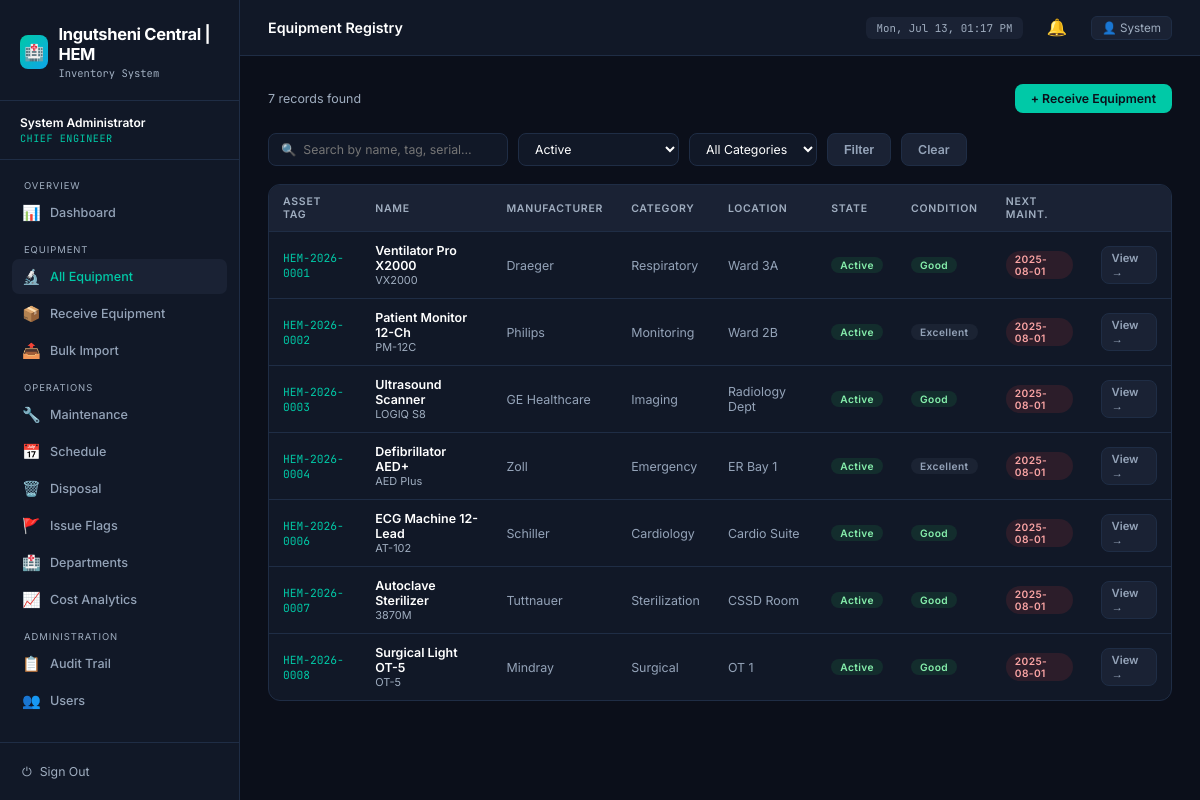
The page /equipment?state=Active (signed in) on the database its author committed.
### tables this page shows
CREATE TABLE equipment (
  id INTEGER PRIMARY KEY AUTOINCREMENT,
  asset_tag TEXT UNIQUE NOT NULL,
  name TEXT NOT NULL,
  model TEXT, manufacturer TEXT, serial_number TEXT UNIQUE,
  category TEXT, department TEXT, location TEXT,
  country_of_origin TEXT, donor_name TEXT,
  state TEXT DEFAULT 'Active',
  condition TEXT DEFAULT 'Good',
  purchase_date TEXT, purchase_cost REAL,
  warranty_expiry TEXT, last_maintenance TEXT, next_maintenance TEXT,
  notes TEXT, received_by_id INTEGER,
  created_at TEXT DEFAULT (datetime('now')),
  updated_at TEXT DEFAULT (datetime('now')),
  FOREIGN KEY(received_by_id) REFERENCES users(id)
);

### run_production.py (the view)
@app.route('/equipment')
@login_required
def equipment_list():
    q = request.args.get('q', '')
    state = request.args.get('state', '')
    category = request.args.get('category', '')
    sql = 'SELECT * FROM equipment WHERE 1=1'
    params = []
    if q:
        sql += ' AND (name LIKE ? OR asset_tag LIKE ? OR serial_number LIKE ?)'
        params.extend([f'%{q}%', f'%{q}%', f'%{q}%'])
    if state:
        sql += ' AND state = ?'
        params.append(state)
    if category:
        sql += ' AND category = ?'
        params.append(category)
    equipment = query(sql, params)
    categories = [r['category'] for r in query('SELECT DISTINCT category FROM equipment WHERE category IS NOT NULL')]
    return render_template('equipment_list.html', equipment=equipment, q=q, state=state, cat=category, categories=categories)

### run_production.py (called while the page is built)
def get_db():
    if 'db' not in g:
        g.db = sqlite3.connect(DATABASE)
        g.db.row_factory = sqlite3.Row
    return g.db

def query(sql, args=(), one=False):
    cur = get_db().execute(sql, args)
    rv = cur.fetchall()
    cur.close()
    return (rv[0] if rv else None) if one else rv

def login_required(f):
    @wraps(f)
    def decorated_function(*args, **kwargs):
        if 'user_id' not in session:
            return redirect(url_for('login'))
        return f(*args, **kwargs)
    return decorated_function

@app.template_filter('fmtdate')
def fmtdate(value, format='%Y-%m-%d'):
    if not value: return '—'
    try:
        if isinstance(value, str):
            dt = datetime.strptime(value.split(' ')[0], '%Y-%m-%d')
        else:
            dt = value
        return dt.strftime(format)
    except:
        return value

@app.context_processor
def utility_processor():
    def is_overdue(date_str):
        if not date_str: return False
        try:
            due_date = datetime.strptime(date_str, '%Y-%m-%d').date()
            return due_date < date.today()
        except: return False
    def state_badge(state):
        return {
            'Active': 'badge-green',
            'Under Maintenance': 'badge-yellow',
            'Pending Disposal': 'badge-red',
            'Disposed': 'badge-gray',
            'In Storage': 'badge-blue'
        }.get(state, 'badge-gray')
    def cond_badge(condition):
        return {
            'Good': 'badge-green',
            'Fair': 'badge-yellow',
            'Poor': 'badge-red'
        }.get(condition, 'badge-gray')
    return dict(is_overdue=is_overdue, state_badge=state_badge, cond_badge=cond_badge)

### templates/equipment_list.html (shortened to what this page needs)
{% extends 'base.html' %}
{% block page_title %}Equipment Registry{% endblock %}
{% block content %}
<div style="display:flex;align-items:center;justify-content:space-between;margin-bottom:20px">
  <div style="color:var(--text-muted);font-size:0.83rem">{{ equipment|length }} records found</div>
  {% if session.role in ['chief_engineer','technician'] %}
  <a href="{{ url_for('receive_equipment') }}" class="btn btn-primary">+ Receive Equipment</a>
  {% endif %}
</div>
<form method="GET" class="filters">
  <input type="text" name="q" placeholder="🔍  Search by name, tag, serial…" value="{{ q }}">
  <select name="state">
    {% for s in ['Active','Under Maintenance','Pending Disposal','Disposed','In Storage'] %}
    <option value="{{ s }}" {{ 'selected' if state==s }}>{{ s }}</option>
    {% endfor %}
  </select>
  <select name="category">
    <option value="">All Categories</option>
  </select>
  <button type="submit" class="btn btn-ghost">Filter</button>
  <a href="{{ url_for('equipment_list') }}" class="btn btn-ghost">Clear</a>
</form>
<div class="card">
  {% if equipment %}
  <div class="table-wrap">
    <table>
      <thead>
        <tr>
          <th>Asset Tag</th><th>Name</th><th>Manufacturer</th><th>Category</th>
          <th>Location</th><th>State</th><th>Condition</th><th>Next Maint.</th><th></th>
        </tr>
      </thead>
      <tbody>
        {% for eq in equipment %}
        <tr>
          <td><span class="asset-tag">{{ eq['asset_tag'] }}</span></td>
          <td>
            <div style="font-weight:600">{{ eq['name'] }}</div>
            {% if eq['model'] %}<div style="font-size:0.73rem;color:var(--text-muted)">{{ eq['model'] }}</div>{% endif %}
          </td>
          <td style="color:var(--text-dim)">{{ eq['manufacturer'] or '—' }}</td>
          <td style="color:var(--text-dim)">{{ eq['category'] or '—' }}</td>
          <td style="color:var(--text-dim)">{{ eq['location'] or '—' }}</td>
          <td><span class="badge {{ state_badge(eq['state']) }}">{{ eq['state'] }}</span></td>
          <td><span class="badge {{ cond_badge(eq['condition']) }}">{{ eq['condition'] }}</span></td>
          <td>
            {% if eq['next_maintenance'] %}
              {% if is_overdue(eq['next_maintenance']) %}
                <span class="badge badge-red pulse">{{ eq['next_maintenance']|fmtdate }}</span>
              {% else %}
                <span style="font-size:0.8rem">{{ eq['next_maintenance']|fmtdate }}</span>
              {% endif %}
            {% else %}—{% endif %}
          </td>
          <td><a href="{{ url_for('equipment_detail', eq_id=eq['id']) }}" class="btn btn-ghost btn-sm">View →</a></td>
        </tr>
        {% endfor %}
      </tbody>
    </table>
  </div>
  {% else %}
  <div class="empty">
    <div class="emoji">🔬</div>
    <p>No equipment found. <a href="{{ url_for('receive_equipment') }}" style="color:var(--accent)">Receive the first item</a>.</p>
  </div>
  {% endif %}
</div>
{% endblock %}

### templates/base.html (style rules this page uses)
:root { --bg: #0b0f1a; --bg-card: #111827; --bg-raised: #1a2234; --border: #1f2d45; --border-hl: #2a3f60; --accent: #00c9a7; --accent-2: #0ea5e9; --warn: #f59e0b; --danger: #ef4444; --success: #22c55e; --text: #ffffff; --text-muted:#a0aec0; --text-dim: #94a3b8; --font-mono: 'JetBrains Mono', monospace; }
*, *::before, *::after { box-sizing: border-box; margin: 0; padding: 0; }
html { font-size: 15px; }
body { font-family: 'Inter', sans-serif; background: var(--bg); color: var(--text); min-height: 100vh; display: flex; }
.card { background: var(--bg-card); border: 1px solid var(--border); border-radius: 12px; overflow: hidden; }
.table-wrap { overflow-x: auto; }
table { width: 100%; border-collapse: collapse; font-size: 0.83rem; }
thead th { padding: 10px 14px; text-align: left; font-size: 0.7rem; font-weight: 600; text-transform: uppercase; letter-spacing: 0.07em; color: var(--text-muted); background: var(--bg-raised); border-bottom: 1px solid var(--border); }
tbody tr { border-bottom: 1px solid var(--border); transition: background 0.1s; }
tbody tr:last-child { border-bottom: none; }
tbody td { padding: 11px 14px; vertical-align: middle; }
.badge { display: inline-block; padding: 2px 9px; border-radius: 99px; font-size: 0.68rem; font-weight: 600; letter-spacing: 0.04em; }
.badge-green { background: rgba(34,197,94,.12); color: #86efac; }
.badge-red { background: rgba(239,68,68,.12); color: #fca5a5; }
.badge-gray { background: rgba(100,116,139,.12);color: #94a3b8; }
.btn { display: inline-flex; align-items: center; gap: 6px; padding: 7px 16px; border-radius: 8px; border: none; font-size: 0.82rem; font-weight: 600; cursor: pointer; text-decoration: none; transition: opacity 0.15s, transform 0.1s; }
.btn-primary { background: var(--accent); color: #0b0f1a; }
.btn-ghost { background: var(--bg-raised); color: var(--text-dim); border: 1px solid var(--border); }
.btn-sm { padding: 4px 10px; font-size: 0.75rem; }
.pulse { animation: pulse 2s infinite; }

### templates/equipment_list.html (style rules this page uses)
.filters { display:flex; gap:10px; flex-wrap:wrap; margin-bottom:18px; }
.filters input, .filters select { background:var(--bg-card); border:1px solid var(--border); border-radius:8px; color:var(--text); padding:7px 12px; font-size:0.82rem; font-family:'Inter',sans-serif; }
.filters input { width:240px; }
.asset-tag { font-family:'JetBrains Mono',monospace; font-size:0.75rem; color:var(--accent); }

### rows shown on the page
equipment: asset_tag "HEM-2026-0001", name "Ventilator Pro X2000", model "VX2000", manufacturer "Draeger", category "Respiratory", location "Ward 3A", state "Active", condition "Good", next_maintenance|fmtdate "2025-08-01"
equipment: asset_tag "HEM-2026-0002", name "Patient Monitor 12-Ch", model "PM-12C", manufacturer "Philips", category "Monitoring", location "Ward 2B", state "Active", condition "Excellent", next_maintenance|fmtdate "2025-08-01"
equipment: asset_tag "HEM-2026-0003", name "Ultrasound Scanner", model "LOGIQ S8", manufacturer "GE Healthcare", category "Imaging", location "Radiology Dept", state "Active", condition "Good", next_maintenance|fmtdate "2025-08-01"
equipment: asset_tag "HEM-2026-0004", name "Defibrillator AED+", model "AED Plus", manufacturer "Zoll", category "Emergency", location "ER Bay 1", state "Active", condition "Excellent", next_maintenance|fmtdate "2025-08-01"
equipment: asset_tag "HEM-2026-0006", name "ECG Machine 12-Lead", model "AT-102", manufacturer "Schiller", category "Cardiology", location "Cardio Suite", state "Active", condition "Good", next_maintenance|fmtdate "2025-08-01"
equipment: asset_tag "HEM-2026-0007", name "Autoclave Sterilizer", model "3870M", manufacturer "Tuttnauer", category "Sterilization", location "CSSD Room", state "Active", condition "Good", next_maintenance|fmtdate "2025-08-01"
equipment: asset_tag "HEM-2026-0008", name "Surgical Light OT-5", model "OT-5", manufacturer "Mindray", category "Surgical", location "OT 1", state "Active", condition "Good", next_maintenance|fmtdate "2025-08-01"

### other values the page prints
{{ session.full_name }} "System Administrator"
{{ session.role | replace('_', ' ') }} "CHIEF ENGINEER"
{{ session.full_name.split()[0] }} "System"
{{ equipment|length }} "7"
form field state "Active"
